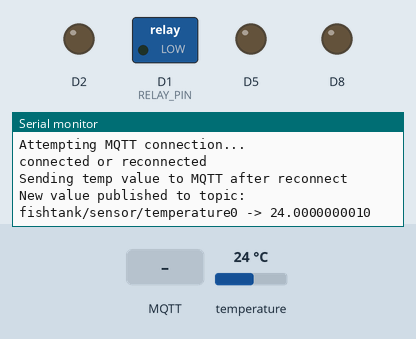
Recording of a sketch running on a simulated ESP8266 (NodeMCU). Shown: switched loads named in the sketch (green lamp = pin HIGH), output pins drawn as LEDs (lit = HIGH), the last lines printed to the serial monitor. The test bench sets the inputs (shaded band); at power-on: temperature 24 °C. WiFi joins after 1.5 s; servers stay silent unless stated; the local clock reads 2024-03-15 10:24:30 at power-on unless the sketch sets it; no MQTT or app messages arrive unless stated.

Above: at 2.7 s.
2.8 s: MQTT message "1" arrives on the first subscribed topic
At 3.8 s:
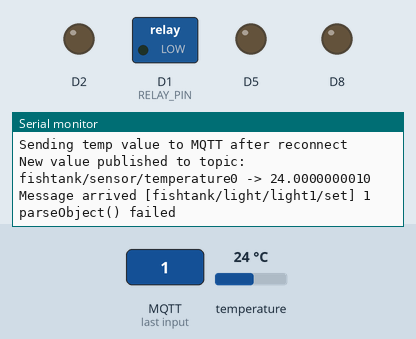
4.3 s: MQTT message "on" arrives on the first subscribed topic
At 4.9 s:
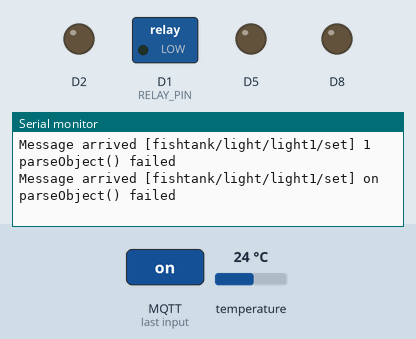
7.3 s: MQTT message "off" arrives on the first subscribed topic
At 8.4 s:
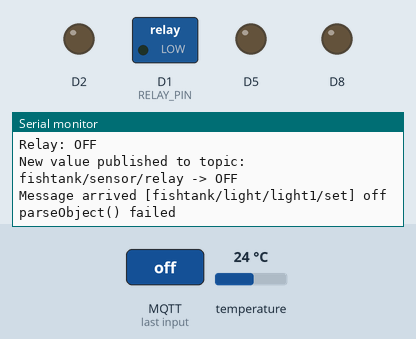
Timing chart, 0 to 10.3 s (numbered marks = the images above; inputs shaded):
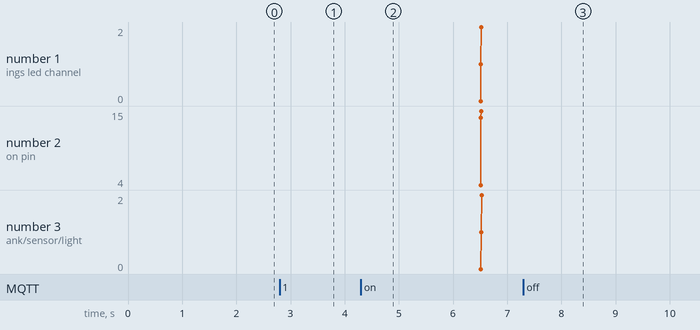

Measured:
- after the input at 2.8 s, the serial monitor: prints a new line at once (image 1)
- after the input at 4.3 s, the serial monitor: prints a new line at once (image 2)
- after the input at 7.3 s, the serial monitor: prints a new line at once (image 3)

The sketch:

EspAquapipi.ino
```cpp
#include "libraries/TickerScheduler/TickerScheduler.h"
#include "libraries/LightController/ChannelManager.h"
#include <OneWire.h>
// http://pubsubclient.knolleary.net/
#include <PubSubClient.h>
#include <ArduinoJson.h>

//Comment following line to deactivate Debug serial output, uncomment to activate.
#define DEBUG
//Comment following line to use the real RTC_DS3231 RTC and uncomment to use compiled time.
//#define VIRTUAL_RTC


//PIN MAP
//D0  Not used - IO Only
//D1  12V Relay
//D2  LED 1 and 2 - ETH1
//D3  (Push button)
//D4  DS18B20 (PullUp only!)
//D5  LED 3 and 4 - ETH2
//D6  RTC Clock SDA
//D7  RTC Clock SCL
//D8  LED Blue - ETH1 (Green and Red)

#define led_1_state_topic "fishtank/light/light1"
#define led_2_state_topic "fishtank/light/light2"
#define led_blue_state_topic "fishtank/light/lightblue"
#define led_1_set_topic "fishtank/light/light1/set"
#define led_2_set_topic "fishtank/light/light2/set"
#define led_blue_set_topic "fishtank/light/lightblue/set"
const int BUFFER_SIZE = JSON_OBJECT_SIZE(8);

byte led1 = 255;
byte led2 = 255;
byte ledBlue = 255;

#define SDA_PIN D6
#define SCL_PIN D7

#define LED1 D2
#define LED2 D5
#define LED_BLUE D8
#define RELAY_PIN D1
#define DS18B20_PIN D4

#include <Wire.h>
#include <RTClib.h>

#include <ESP8266WiFi.h>          //ESP8266 Core WiFi Library

#include <DNSServer.h>            //Local DNS Server used for redirecting all requests to the configuration portal
#include <ESP8266WebServer.h>     //Local WebServer used to serve the configuration portal
#include <WiFiManager.h>          //https://github.com/tzapu/WiFiManager WiFi Configuration Magic

const int LED_VALUE_REFRESH_RATE = 5000;    //led will be rereshed every 5 secondes
const int TEMP_VALUE_REFRESH_RATE = 300000; //temperature will be refreshed every 5 minutes
const int MQTT_REFRESH_RATE = 100;          //refresh MQTT every 100mS

#ifdef DEBUG
#define DEBUG_PRINT(x)      Serial.print (x)
#define DEBUG_PRINTLN(x)    Serial.println (x)
#define DEBUG_PRINTDEC(x)   Serial.print (x, DEC)
#else
#define DEBUG_PRINT(x)
#define DEBUG_PRINTLN(x)
#define DEBUG_PRINTDEC(x)
#endif

#define mqtt_server "192.168.0.112"
#define mqtt_user "homeassistant"
#define mqtt_password "XXXXXX"

WiFiClient espClient;

//adding this to bypass to problem of the arduino builder issue 50
void callback(char*topic, byte* payload, unsigned int length);

PubSubClient client(mqtt_server, 1883, callback, espClient);
//PubSubClient client(mqtt_server, 1883, espClient);

//MQTT last attemps reconnection number
long lastReconnectAttempt = 0;


void setupWifiConfigAP() {
  WiFiManager wifiManager;
  //first parameter is name of access point, second optional is the password
  wifiManager.autoConnect("EspAquapipi");
#ifdef DEBUG
  wifiManager.setDebugOutput(true);
#else
  wifiManager.setDebugOutput(false);
#endif
}

#ifdef VIRTUAL_RTC
RTC_Millis Rtc;
void setupRTC() {
  Rtc.begin(DateTime(__DATE__, __TIME__));
  DEBUG_PRINTLN("Started virtual RTC with last compilation time");
}

#else
RTC_DS3231 Rtc;
void setupRTC() {
  Wire.begin(SDA_PIN, SCL_PIN);
  Rtc.begin();

  DateTime compiled = DateTime(__DATE__, __TIME__);
  if (Rtc.lostPower())
  {
    //set the compilation time as actual time
    //TODO add a call to a NTP server to synch the time from internet instead of compiled time
    DEBUG_PRINTLN("RTC lost power and lost confidence in the DateTime!");
    Rtc.adjust(compiled);
  }
  DateTime now = Rtc.now();
  if (now.secondstime() < compiled.secondstime())
  {
    DEBUG_PRINTLN("RTC is older than compile time!  (Updating DateTime)");
    Rtc.adjust(compiled);
  }
}
#endif

const int MaxChannels = 3;   // Max number of channels, change if more or less are required
const int MaxPoints = 10;    // Max number of light intensity points, change if more or less are required
Channel Channels[MaxChannels];
Point Points[MaxChannels][MaxPoints];

void addPointToChannels(int pin, int channelNo) {
  pinMode(pin, OUTPUT);   // sets the pin as output
  Channels[channelNo] = Channel(pin, MaxPoints, fademode_linear, Points[channelNo]);
  Channels[channelNo].AddPoint(12, 0, 0); // Add Point (can also use decimal values ranging from 0 to 1 if you prefer)
  Channels[channelNo].AddPoint(12, 30, 255);
  Channels[channelNo].AddPoint(23, 0, 255);
  Channels[channelNo].AddPoint(23, 59, 0);
}

void addPointToBlueChannels(int pin, int channelNo) {
  pinMode(pin, OUTPUT);   // sets the pin as output
  Channels[channelNo] = Channel(pin, MaxPoints, fademode_linear, Points[channelNo]);
  Channels[channelNo].AddPoint(12, 0, 0); // Add Point (can also use decimal values ranging from 0 to 1 if you prefer)
  Channels[channelNo].AddPoint(12, 30, 255);
  Channels[channelNo].AddPoint(23, 0, 255);
  Channels[channelNo].AddPoint(23, 55, 0);
}

void initializeChannels() {
  addPointToChannels(LED1, 0);
  addPointToChannels(LED2, 1);
  addPointToBlueChannels(LED_BLUE, 2);
}

void refreshChannelsMaxValue(int intensity1, int intensity2, int intensityBlue) {
  DEBUG_PRINT("Storing new value intensity1 "); DEBUG_PRINTDEC(intensity1);
  DEBUG_PRINT(" intensity2 "); DEBUG_PRINTDEC(intensity2);
  DEBUG_PRINT(" and intensityBlue "); DEBUG_PRINTDEC(intensityBlue); DEBUG_PRINTLN("");
  refreshPointOfChannels(0, intensity1);
  refreshPointOfChannels(1, intensity2);
  refreshPointOfBlueChannels(2, intensityBlue);
}

void refreshPointOfChannels(int channelNo, int intensity) {
  DEBUG_PRINT("Changing intensity "); DEBUG_PRINTDEC(Channels[channelNo].GetPoint(2).GetIntensity());
  DEBUG_PRINT(" to intensity "); DEBUG_PRINTDEC(intensity); DEBUG_PRINTLN("");
  Channels[channelNo].SetPoint(1, 12, 0, 0); // Add Point (can also use decimal values ranging from 0 to 1 if you prefer)
  Channels[channelNo].SetPoint(2, 12, 30, intensity);
  Channels[channelNo].SetPoint(3, 23, 0, intensity);
  Channels[channelNo].SetPoint(4, 23, 59, 0);
  Channels[channelNo].Reset();
}

void refreshPointOfBlueChannels(int channelNo, int intensity) {
  DEBUG_PRINT("Changing intensity "); DEBUG_PRINTDEC(Channels[channelNo].GetPoint(2).GetIntensity());
  DEBUG_PRINT(" to intensity "); DEBUG_PRINTDEC(intensity); DEBUG_PRINTLN("");
  Channels[channelNo].SetPoint(1, 12, 0, 0); // Add Point (can also use decimal values ranging from 0 to 1 if you prefer)
  Channels[channelNo].SetPoint(2, 12, 30, intensity);
  Channels[channelNo].SetPoint(3, 23, 0, intensity);
  Channels[channelNo].SetPoint(4, 23, 55, 0);
  Channels[channelNo].Reset();
}

void setupLedManager() {
  analogWriteRange(255);
  initializeChannels();
}

// Convert HH:mm:ss -> Seconds since midnight
long Seconds(int hours, int minutes, int seconds) {
  long actualSecond = ((long)hours * 60 * 60) + (minutes * 60) + seconds;
  return actualSecond;
}

void digitalClockDisplay(DateTime dateTime) {
  // digital clock display of current time
#ifdef DEBUG
  Serial.print(dateTime.year(), DEC);
  Serial.print('/');
  Serial.print(dateTime.month(), DEC);
  Serial.print('/');
  Serial.print(dateTime.day(), DEC);
  Serial.print(' ');
  Serial.print(dateTime.hour(), DEC);
  Serial.print(':');
  Serial.print(dateTime.minute(), DEC);
  Serial.print(':');
  Serial.print(dateTime.second(), DEC);
  Serial.println();
#endif
}


DateTime CurrentTime;
void refreshLedValue() {
  CurrentTime = Rtc.now();
  DEBUG_PRINT("Actual time: ");
  digitalClockDisplay(CurrentTime);
  long now = Seconds(CurrentTime.hour(), CurrentTime.minute(), CurrentTime.second());  // Convert current time to seconds since midnight
  //function execute on time every LED_VALUE_REFRESH_RATE thanks to the scheduler
  boolean relay = false;
  for (int channel = 0; channel < MaxChannels; channel++)       // For each Channel
  {
    int intensity = Channels[channel].GetLightIntensityInt(now);
    int pin = Channels[channel].GetPin();
    DEBUG_PRINT("Settings led channel ");
    DEBUG_PRINTDEC(channel);
    DEBUG_PRINT(" on pin ");
    DEBUG_PRINTDEC(pin);
    DEBUG_PRINT(" to value ");
    DEBUG_PRINTDEC(intensity);
    DEBUG_PRINTLN(".");
    analogWrite(pin, intensity); // Get updated light intensity and write value to pin (update is performed when reading value)
    sendLigthValue(channel, intensity);
    if (0 != intensity) {
      relay = true;
    }
  }
  if (true == relay) {
    DEBUG_PRINTLN("Relay: ON");
    digitalWrite(RELAY_PIN, HIGH);
    sendRelayValue("ON");
  } else {
    DEBUG_PRINTLN("Relay: OFF");
    digitalWrite(RELAY_PIN, LOW);
    sendRelayValue("OFF");
  }
  DEBUG_PRINTLN("");
  DEBUG_PRINTLN("");
}

float tempC = 0;
int tempCasInt = 0;
OneWire ds(DS18B20_PIN);
void refreshTempValue() {
  byte addr[8];
  int actualSensorIndex = 0;
  while (ds.search(addr)) {
    if ( OneWire::crc8( addr, 7) != addr[7]) {
      DEBUG_PRINTLN("CRC is not valid!");
    } else if ( addr[0] != 0x10 && addr[0] != 0x28) {
      DEBUG_PRINTLN("Device is not recognized, ignoring device.");
    } else {
      ds.reset();
      ds.select(addr);
      ds.write(0x44, 1); // start conversion, with parasite power on at the end

      byte present = ds.reset();
      ds.select(addr);
      ds.write(0xBE); // Read Scratchpad

      byte data[12];
      for (int i = 0; i < 9; i++) { // we need 9 bytes
        data[i] = ds.read();
      }

      byte MSB = data[1];
      byte LSB = data[0];

      float tempRead = ((MSB << 8) | LSB); //using two's compliment
      tempC = tempRead / 16;
      tempCasInt = (int) tempC;
      String readTempAsString = String(tempC, DEC);
      if (String("85.0000000000") != readTempAsString) {
        String result = "channel=TEMP" + String(actualSensorIndex, DEC) + "&temp=" + readTempAsString;
        DEBUG_PRINTLN("Sending " + result);
        if (client.connected()) {
          sendTemperatureToMqtt(actualSensorIndex, readTempAsString);
        } else if (reconnect()) {
          DEBUG_PRINTLN("Sending temp value to MQTT after reconnect");
          sendTemperatureToMqtt(actualSensorIndex, readTempAsString);
          lastReconnectAttempt = 0;
        }

      } else {
        DEBUG_PRINTLN("Got error value 85 from sensor " + String(actualSensorIndex, DEC) + " !");
      }

      actualSensorIndex = actualSensorIndex + 1;
    }
  }
  if (actualSensorIndex == 0) {
    DEBUG_PRINTLN("No valid device or error.");
  }
  ds.reset_search();
}


TickerScheduler ts(3);
void setupScheduler() {
  DEBUG_PRINTLN("Scheduler setup begin");
  ts.add(0, LED_VALUE_REFRESH_RATE, refreshLedValue, false);
  ts.add(1, TEMP_VALUE_REFRESH_RATE, refreshTempValue, true);
  ts.add(2, MQTT_REFRESH_RATE, refreshMQTTValueState, true);
  DEBUG_PRINTLN("Scheduler setup finished");
}

void setupRelay() {
  pinMode(RELAY_PIN , OUTPUT);
  digitalWrite(RELAY_PIN, LOW);
}

void setupDS18B20() {
  ds.reset();
}

void setup ()
{
  Serial.begin(115200);
  DEBUG_PRINTLN("Begin setup");
  setupWifiConfigAP();
  setupRelay();
  setupLedManager();
  setupRTC();
  setupDS18B20();
  setupScheduler();
  DEBUG_PRINTLN("Finished setup");
}


void loop ()
{
  ts.update();
}

String macToStr(const uint8_t* mac)
{
  String result;
  for (int i = 0; i < 6; ++i) {
    result += String(mac[i], 16);
    if (i < 5)
      result += ':';
  }
  return result;
}

boolean reconnect() {
  // Loop until we're reconnected
  // Generate client name based on MAC address and last 8 bits of microsecond counter
  DEBUG_PRINTLN("Reconnecting MQTT");
  String clientName;
  clientName += "tank";
  uint8_t mac[6];
  WiFi.macAddress(mac);
  clientName += macToStr(mac);
  if (!client.connected()) {
    DEBUG_PRINTLN("Attempting MQTT connection...");
    // Attempt to connect
    // If you  want to use a username and password, uncomment next line and comment the line if (client.connect("433toMQTTto433")) {
    if (client.connect((char*) clientName.c_str(), mqtt_user, mqtt_password)) {
      client.publish("outTopic", "fishtank started or reconnected");
      DEBUG_PRINTLN("connected or reconnected");
      //Subscribing to topic(s)
      client.subscribe(led_1_set_topic);
      client.subscribe(led_2_set_topic);
      client.subscribe(led_blue_set_topic);
    } else {
      DEBUG_PRINT("failed, rc=");
      DEBUG_PRINTLN(String(client.state()));
      DEBUG_PRINTLN("try again in the next loop");
      // The scheduler will only call that in 2 seconds
      // We avoid blocking here to still manage the light in the abscence of MQTT brokers
    }
  }
  return client.connected();
}

bool valueNeedToRefresh = false;

void refreshMQTTValueState() {
  //MQTT client connexion management
  if (!client.connected()) {
    long now = millis();
    if (now - lastReconnectAttempt > 5000) {
      lastReconnectAttempt = now;
      DEBUG_PRINTLN("client mqtt not connected, trying to connect");
      // Attempt to reconnect
      if (reconnect()) {
        lastReconnectAttempt = 0;
      }
    }
  }
  // MQTT loop
  client.loop();

  if (valueNeedToRefresh) {
    refreshChannelsMaxValue(led1, led2, ledBlue);
    valueNeedToRefresh = false;
  }
}


#define temperature_topic "fishtank/sensor/temperature"
void sendTemperatureToMqtt(int index, String temperature) {
  String topic = temperature_topic + String(index, DEC);
  char* topicPointer = (char*) topic.c_str();
  client.publish(topicPointer, temperature.c_str(), true);
  DEBUG_PRINT("New value published to topic: ");
  DEBUG_PRINT(topic);
  DEBUG_PRINT(" -> ");
  DEBUG_PRINTLN(temperature.c_str());
}

#define light_sensor_topic "fishtank/sensor/light"
void sendLigthValue(int index, int value) {
  String topic = light_sensor_topic + String(index, DEC);
  char* topicPointer = (char*) topic.c_str();
  client.publish(topicPointer, String(value, DEC).c_str(), true);
  DEBUG_PRINT("New value published to topic: ");
  DEBUG_PRINT(topic);
  DEBUG_PRINT(" -> ");
  DEBUG_PRINTLN(String(value, DEC).c_str());
}

#define relay_sensor_topic "fishtank/sensor/relay"
void sendRelayValue(String value) {
  client.publish(relay_sensor_topic, value.c_str(), true);
  DEBUG_PRINT("New value published to topic: ");
  DEBUG_PRINT(relay_sensor_topic);
  DEBUG_PRINT(" -> ");
  DEBUG_PRINTLN(value.c_str());
}


/*
  SAMPLE PAYLOAD:
    {
      "brightness": 120,
      "flash": 2,
      "transition": 5,
      "state": "ON"
    }
*/


byte tempVal = 255;
void callback(char* topic, byte* payload, unsigned int length) {
  DEBUG_PRINT("Message arrived [");
  DEBUG_PRINT(topic);
  DEBUG_PRINT("] ");
  char message[length + 1];
  for (int i = 0; i < length; i++) {
    message[i] = (char)payload[i];
  }
  message[length] = '\0';
  DEBUG_PRINTLN(message);
  if (strcmp(topic, led_1_set_topic) == 0) {
    if (!processJson(message)) {
      return;
    }
    led1 = tempVal;
  }
  if (strcmp(topic, led_2_set_topic) == 0) {
    if (!processJson(message)) {
      return;
    }
    led2 = tempVal;
  }
  if (strcmp(topic, led_blue_set_topic) == 0) {
    if (!processJson(message)) {
      return;
    }
    ledBlue = tempVal;
  }
  valueNeedToRefresh = true;
  sendState();
}


bool processJson(char* message) {
  StaticJsonBuffer<BUFFER_SIZE> jsonBuffer;
  JsonObject& root = jsonBuffer.parseObject(message);
  if (!root.success()) {
    Serial.println("parseObject() failed");
    return false;
  }
  if (root.containsKey("brightness")) {
    tempVal = root["brightness"];
  }
  return true;
}

const char* on_cmd = "ON";
const char* off_cmd = "OFF";

void sendState() {
  sendSingleState(led_1_state_topic, led1);
  sendSingleState(led_2_state_topic, led2);
  sendSingleState(led_blue_state_topic, ledBlue);
}

void sendSingleState(char* topic, byte brightnessIn) {
  StaticJsonBuffer<BUFFER_SIZE> jsonBuffer;
  JsonObject& root = jsonBuffer.createObject();
  boolean stateOn = brightnessIn != 0;
  root["state"] = (stateOn) ? on_cmd : off_cmd;
  root["brightness"] = brightnessIn;

  char buffer[root.measureLength() + 1];
  root.printTo(buffer, sizeof(buffer));

  client.publish(topic, buffer, true);
}
```
